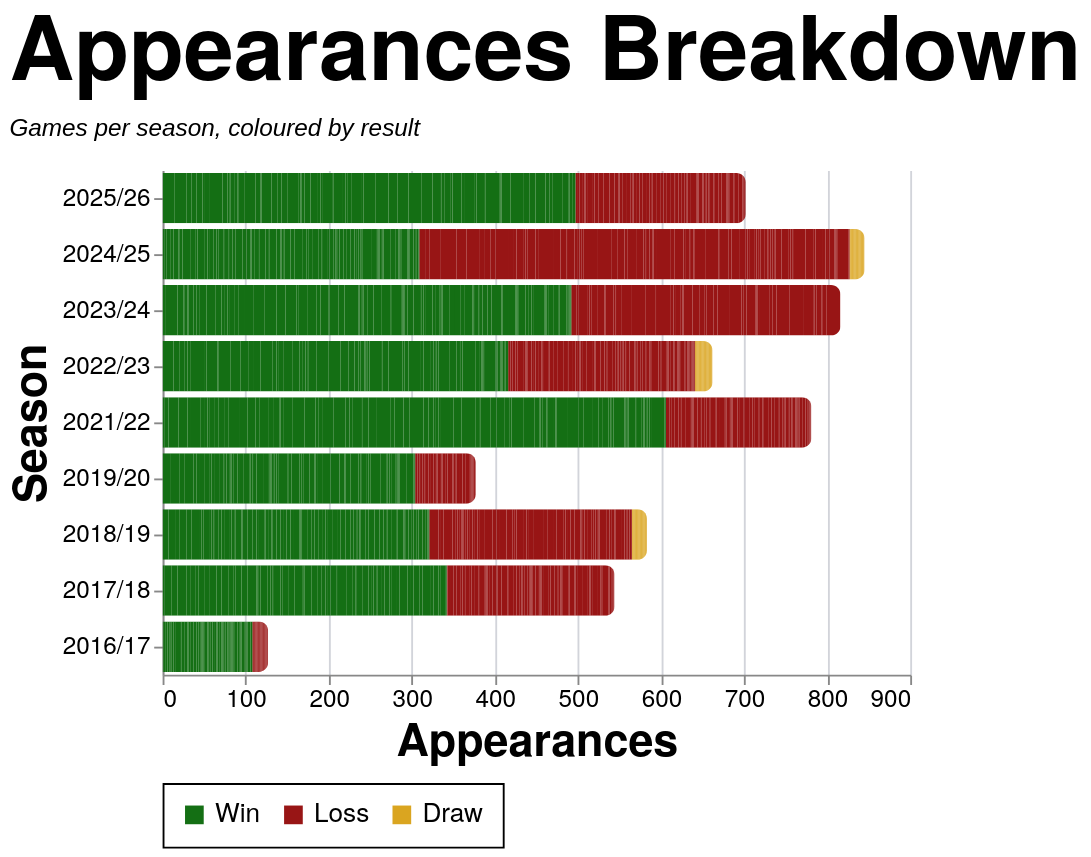

Source (Vega-Lite JSON):
### Vega-Lite specification from a JSON file in a GitHub repository (floating-point values rounded to 4 significant figures; data arrays with more than 128 entries replaced by an {"elided": "..."} marker saying what was removed)
{"config": {"axis": {"labelFont": "PT Sans Narrow, Helvetica Neue, Helvetica, Arial, sans-serif", "titleFont": "PT Sans Narrow, Helvetica Neue, Helvetica, Arial, sans-serif", "labelFontSize": 13, "titleFontSize": 24, "gridColor": "#202947", "gridOpacity": 0.2, "zindex": 1}, "text": {"font": "Lato, sans-serif"}, "bar": {"cornerRadiusEnd": 5}, "header": {"labelFont": "PT Sans Narrow, Helvetica Neue, Helvetica, Arial, sans-serif", "titleFont": "PT Sans Narrow, Helvetica Neue, Helvetica, Arial, sans-serif", "labelFontSize": 24, "titleFontSize": 28, "labelFontWeight": "bold", "orient": "left"}, "legend": {"labelFont": "PT Sans Narrow, Helvetica Neue, Helvetica, Arial, sans-serif", "titleFont": "PT Sans Narrow, Helvetica Neue, Helvetica, Arial, sans-serif", "labelFontSize": 14, "titleFontSize": 16, "titlePadding": 5, "fillColor": "white", "strokeColor": "black", "padding": 10, "titleFontWeight": "lighter", "titleFontStyle": "italic", "titleColor": "gray", "offset": 10}, "title": {"font": "PT Sans Narrow, Helvetica Neue, Helvetica, Arial, sans-serif", "fontSize": 48, "fontWeight": "bold", "anchor": "start", "align": "center", "titlePadding": 20, "subtitlePadding": 10, "subtitleFontSize": 13, "subtitleColor": "", "subtitleFontStyle": "italic", "offset": 15, "color": "black"}, "axisX": {"labelAngle": 0}, "facet": {"title": null, "header": null, "align": {"row": "each", "column": "each"}, "spacing": 10}, "resolve": {"scale": {"y": "independent", "facet": "independent"}}, "background": "transparent", "scale": {"offsetBandPaddingOuter": 0.2, "offsetBandPaddingInner": 0.1}, "view": {"stroke": null, "background": "transparent"}}, "data": {"name": "data-4fe7a905985f0aeddb2e487489780dc8"}, "mark": {"type": "bar"}, "encoding": {"color": {"field": "color_value", "legend": {"orient": "bottom", "title": null}, "scale": {"domain": ["Win", "Loss", "Draw"], "range": ["#146f14", "#981515", "goldenrod"]}, "sort": {"field": "sum(apps)", "op": "sum", "order": "descending"}, "type": "nominal"}, "tooltip": [{"field": "player", "title": "Player", "type": "nominal"}, {"field": "season", "title": "Season", "type": "nominal"}, {"field": "color_value", "title": "Group", "type": "nominal"}, {"aggregate": "sum", "field": "apps", "title": "Appearances", "type": "quantitative"}], "x": {"aggregate": "sum", "field": "apps", "title": "Appearances", "type": "quantitative"}, "y": {"field": "season", "sort": {"field": "season_sort", "op": "max", "order": "descending"}, "title": "Season", "type": "nominal"}}, "height": {"step": 30}, "title": {"text": "Appearances Breakdown", "subtitle": "Games per season, coloured by result"}, "width": 400, "$schema": "https://vega.github.io/schema/vega-lite/v5.20.1.json", "datasets": {"data-4fe7a905985f0aeddb2e487489780dc8": {"elided": "2509 records"}}}
